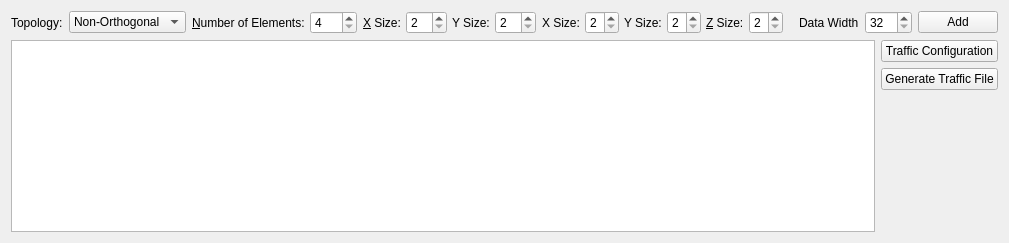
       <widget class="QWidget" name="systemConfiguration">
        <attribute name="title">
         <string>System Configuration</string>
        </attribute>
        <layout class="QVBoxLayout" name="verticalLayout_7">
         <item>
          <layout class="QHBoxLayout" name="horizontalLayout_10">
           <item>
            <layout class="QHBoxLayout" name="horizontalLayout_3">
             <item>
              <widget class="QLabel" name="label">
               <property name="text">
                <string>Topology:</string>
               </property>
              </widget>
             </item>
             <item>
              <widget class="QComboBox" name="comboTopology">
               <item>
                <property name="text">
                 <string>Non-Orthogonal</string>
                </property>
               </item>
               <item>
                <property name="text">
                 <string>2D-Orthogonal</string>
                </property>
               </item>
               <item>
                <property name="text">
                 <string>3D-Orthogonal</string>
                </property>
               </item>
              </widget>
             </item>
            </layout>
           </item>
           <item>
            <widget class="QWidget" name="widgetNonOrtho" native="true">
             <layout class="QVBoxLayout" name="verticalLayout">
              <property name="spacing">
               <number>5</number>
              </property>
              <property name="leftMargin">
               <number>0</number>
              </property>
              <property name="topMargin">
               <number>0</number>
              </property>
              <property name="rightMargin">
               <number>0</number>
              </property>
              <property name="bottomMargin">
               <number>0</number>
              </property>
              <item>
               <layout class="QHBoxLayout" name="horizontalLayout">
                <property name="spacing">
                 <number>5</number>
                </property>
                <item>
                 <widget class="QLabel" name="label_2">
                  <property name="text">
                   <string>&amp;Number of Elements:</string>
                  </property>
                  <property name="buddy">
                   <cstring>inNElements</cstring>
                  </property>
                 </widget>
                </item>
                <item>
                 <widget class="QSpinBox" name="inNElements">
                  <property name="minimum">
                   <number>4</number>
                  </property>
                  <property name="maximum">
                   <number>256</number>
                  </property>
                 </widget>
                </item>
               </layout>
              </item>
             </layout>
            </widget>
           </item>
           <item>
            <widget class="QWidget" name="widget2dOrtho" native="true">
             <layout class="QHBoxLayout" name="horizontalLayout_8">
              <property name="spacing">
               <number>5</number>
              </property>
              <property name="leftMargin">
               <number>0</number>
              </property>
              <property name="topMargin">
               <number>0</number>
              </property>
              <property name="rightMargin">
               <number>0</number>
              </property>
              <property name="bottomMargin">
               <number>0</number>
              </property>
              <item>
               <layout class="QHBoxLayout" name="horizontalLayout_9">
                <item>
                 <widget class="QLabel" name="label_3">
                  <property name="text">
                   <string>&amp;X Size:</string>
                  </property>
                  <property name="buddy">
                   <cstring>in2dXSize</cstring>
                  </property>
                 </widget>
                </item>
                <item>
                 <widget class="QSpinBox" name="in2dXSize">
                  <property name="minimum">
                   <number>2</number>
                  </property>
                  <property name="maximum">
                   <number>16</number>
                  </property>
                 </widget>
                </item>
               </layout>
              </item>
              <item>
               <layout class="QHBoxLayout" name="horizontalLayout_11">
                <item>
                 <widget class="QLabel" name="label_4">
                  <property name="text">
                   <string>Y Size:</string>
                  </property>
                  <property name="buddy">
                   <cstring>in2dYSize</cstring>
                  </property>
                 </widget>
                </item>
                <item>
                 <widget class="QSpinBox" name="in2dYSize">
                  <property name="minimum">
                   <number>2</number>
                  </property>
                  <property name="maximum">
                   <number>16</number>
                  </property>
                 </widget>
                </item>
               </layout>
              </item>
             </layout>
            </widget>
           </item>
           <item>
            <widget class="QWidget" name="widget3dOrtho" native="true">
             <layout class="QHBoxLayout" name="horizontalLayout_12">
              <property name="spacing">
               <number>5</number>
              </property>
              <property name="leftMargin">
               <number>0</number>
              </property>
              <property name="topMargin">
               <number>0</number>
              </property>
              <property name="rightMargin">
               <number>0</number>
              </property>
              <property name="bottomMargin">
               <number>0</number>
              </property>
              <item>
               <layout class="QHBoxLayout" name="horizontalLayout_13">
                <item>
                 <widget class="QLabel" name="label_6">
                  <property name="text">
                   <string>X Size:</string>
                  </property>
                  <property name="buddy">
                   <cstring>in3dXSize</cstring>
                  </property>
                 </widget>
                </item>
                <item>
                 <widget class="QSpinBox" name="in3dXSize">
                  <property name="minimum">
                   <number>2</number>
                  </property>
                  <property name="maximum">
                   <number>8</number>
                  </property>
                 </widget>
                </item>
               </layout>
              </item>
              <item>
               <layout class="QHBoxLayout" name="horizontalLayout_14">
                <item>
                 <widget class="QLabel" name="label_7">
                  <property name="text">
                   <string>Y Size:</string>
                  </property>
                  <property name="buddy">
                   <cstring>in3dYSize</cstring>
                  </property>
                 </widget>
                </item>
                <item>
                 <widget class="QSpinBox" name="in3dYSize">
                  <property name="minimum">
                   <number>2</number>
                  </property>
                  <property name="maximum">
                   <number>8</number>
                  </property>
                 </widget>
                </item>
               </layout>
              </item>
              <item>
               <layout class="QHBoxLayout" name="horizontalLayout_15">
                <item>
                 <widget class="QLabel" name="label_5">
                  <property name="text">
                   <string>&amp;Z Size:</string>
                  </property>
                  <property name="buddy">
                   <cstring>in3dZSize</cstring>
                  </property>
                 </widget>
                </item>
                <item>
                 <widget class="QSpinBox" name="in3dZSize">
                  <property name="minimum">
                   <number>2</number>
                  </property>
                  <property name="maximum">
                   <number>4</number>
                  </property>
                 </widget>
                </item>
               </layout>
              </item>
             </layout>
            </widget>
           </item>
           <item>
            <spacer name="horizontalSpacer_14">
             <property name="orientation">
              <enum>Qt::Horizontal</enum>
             </property>
             <property name="sizeHint" stdset="0">
              <size>
               <width>10</width>
               <height>20</height>
              </size>
             </property>
            </spacer>
           </item>
           <item>
            <layout class="QHBoxLayout" name="horizontalLayout_22">
             <item>
              <widget class="QLabel" name="label_8">
               <property name="text">
                <string>Data Width</string>
               </property>
               <property name="buddy">
                <cstring>inDataWidth</cstring>
               </property>
              </widget>
             </item>
             <item>
              <widget class="QSpinBox" name="inDataWidth">
               <property name="minimum">
                <number>32</number>
               </property>
               <property name="maximum">
                <number>510</number>
               </property>
              </widget>
             </item>
             <item>
              <widget class="QPushButton" name="buttonAddSystemConf">
               <property name="text">
                <string>Add</string>
               </property>
              </widget>
             </item>
            </layout>
           </item>
          </layout>
         </item>
         <item>
          <layout class="QHBoxLayout" name="horizontalLayout_23">
           <item>
            <widget class="QListWidget" name="listConf">
             <property name="selectionMode">
              <enum>QAbstractItemView::ExtendedSelection</enum>
             </property>
            </widget>
           </item>
           <item>
            <layout class="QVBoxLayout" name="verticalLayout_2">
             <item>
              <widget class="QPushButton" name="buttonTrafficConfiguration">
               <property name="text">
                <string>Traffic Configuration</string>
               </property>
              </widget>
             </item>
             <item>
              <widget class="QPushButton" name="buttonGenTCF">
               <property name="text">
                <string>Generate Traffic File</string>
               </property>
              </widget>
             </item>
             <item>
              <spacer name="verticalSpacer_2">
               <property name="orientation">
                <enum>Qt::Vertical</enum>
               </property>
               <property name="sizeHint" stdset="0">
                <size>
                 <width>10</width>
                 <height>40</height>
                </size>
               </property>
              </spacer>
             </item>
            </layout>
           </item>
          </layout>
         </item>
        </layout>
       </widget>
